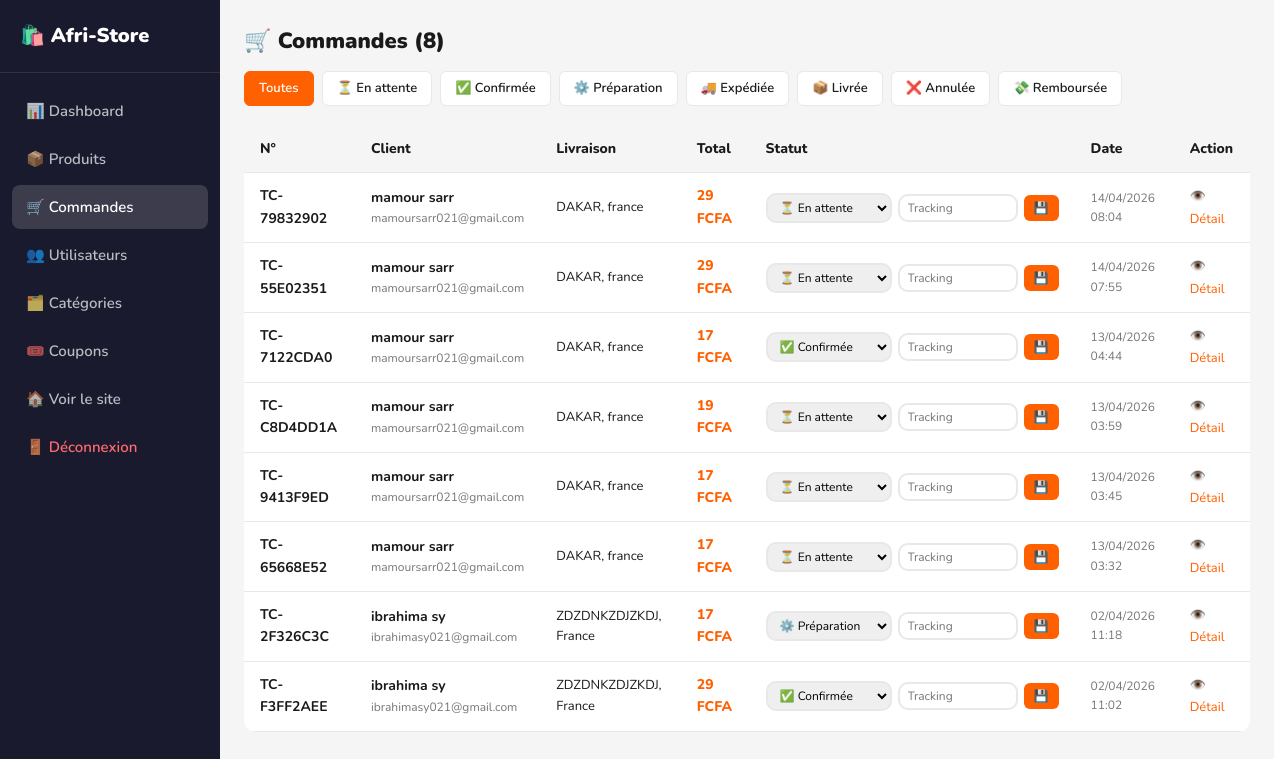
The app's page /admin/orders.php (signed in) with its own data.
### tables this page shows
CREATE TABLE `orders` (
  `id` int(11) NOT NULL AUTO_INCREMENT,
  `order_number` varchar(30) NOT NULL,
  `user_id` int(11) NOT NULL,
  `address_id` int(11) NOT NULL,
  `subtotal` decimal(10,2) NOT NULL,
  `shipping_cost` decimal(10,2) DEFAULT 0.00,
  `discount_amount` decimal(10,2) DEFAULT 0.00,
  `total` decimal(10,2) NOT NULL,
  `coupon_code` varchar(50) DEFAULT NULL,
  `payment_method` varchar(50) DEFAULT 'card',
  `payment_status` enum('pending','paid','failed','refunded') DEFAULT 'pending',
  `order_status` enum('pending','confirmed','processing','shipped','delivered','cancelled','refunded') DEFAULT 'pending',
  `tracking_number` varchar(100) DEFAULT NULL,
  `notes` text DEFAULT NULL,
  `created_at` datetime DEFAULT current_timestamp(),
  `updated_at` datetime DEFAULT current_timestamp() ON UPDATE current_timestamp(),
  PRIMARY KEY (`id`),
  UNIQUE KEY `order_number` (`order_number`),
  KEY `user_id` (`user_id`),
  KEY `address_id` (`address_id`),
  CONSTRAINT `orders_ibfk_1` FOREIGN KEY (`user_id`) REFERENCES `users` (`id`) ON DELETE CASCADE,
  CONSTRAINT `orders_ibfk_2` FOREIGN KEY (`address_id`) REFERENCES `addresses` (`id`) ON DELETE CASCADE
);

CREATE TABLE `users` (
  `id` int(11) NOT NULL AUTO_INCREMENT,
  `name` varchar(100) NOT NULL,
  `email` varchar(150) NOT NULL,
  `password` varchar(255) NOT NULL,
  `avatar` varchar(255) DEFAULT NULL,
  `phone` varchar(30) DEFAULT NULL,
  `role` enum('client','admin') DEFAULT 'client',
  `is_active` tinyint(1) DEFAULT 1,
  `created_at` datetime DEFAULT current_timestamp(),
  `updated_at` datetime DEFAULT current_timestamp() ON UPDATE current_timestamp(),
  PRIMARY KEY (`id`),
  UNIQUE KEY `email` (`email`)
);

CREATE TABLE `addresses` (
  `id` int(11) NOT NULL AUTO_INCREMENT,
  `user_id` int(11) NOT NULL,
  `full_name` varchar(100) NOT NULL,
  `phone` varchar(30) DEFAULT NULL,
  `address_line1` varchar(255) NOT NULL,
  `address_line2` varchar(255) DEFAULT NULL,
  `city` varchar(100) NOT NULL,
  `state` varchar(100) DEFAULT NULL,
  `postal_code` varchar(20) DEFAULT NULL,
  `country` varchar(100) NOT NULL DEFAULT 'France',
  `is_default` tinyint(1) DEFAULT 0,
  `created_at` datetime DEFAULT current_timestamp(),
  PRIMARY KEY (`id`),
  KEY `user_id` (`user_id`),
  CONSTRAINT `addresses_ibfk_1` FOREIGN KEY (`user_id`) REFERENCES `users` (`id`) ON DELETE CASCADE
);

### includes/functions.php (called while the page is built, shortened)
<?php
function h(string $str): string {
    return htmlspecialchars($str, ENT_QUOTES, 'UTF-8');
}
function sanitize(string $str): string {
    return trim(strip_tags($str));
}
function formatPrice(float $price): string {
    return number_format((int)$price, 0, ',', ' ') . ' ' . CURRENCY;
}

### admin/orders.php (the view, shortened to what this page needs)
<?php
require_once __DIR__ . '/../includes/functions.php';
$db = getDB();
$page   = max(1,(int)($_GET['page'] ?? 1));
$limit  = 20;
$offset = ($page-1)*$limit;
$filter = sanitize($_GET['status'] ?? '');
$where  = ['1=1']; $params = [];
$total = $db->prepare("SELECT COUNT(*) FROM orders o WHERE ".implode(' AND ',$where));
$total->execute($params); $total = $total->fetchColumn();
$orders = $db->prepare("
    SELECT o.*, u.name AS user_name, u.email AS user_email, a.city, a.country
    FROM orders o
    JOIN users u ON u.id = o.user_id
    LEFT JOIN addresses a ON a.id = o.address_id
    WHERE ".implode(' AND ',$where)."
    ORDER BY o.created_at DESC LIMIT $limit OFFSET $offset
");
$orders->execute($params);
$orders = $orders->fetchAll();
$allStatuses = ['pending','confirmed','processing','shipped','delivered','cancelled','refunded'];
$statusLabels = ['pending'=>'⏳ En attente','confirmed'=>'✅ Confirmée','processing'=>'⚙️ Préparation','shipped'=>'🚚 Expédiée','delivered'=>'📦 Livrée','cancelled'=>'❌ Annulée','refunded'=>'💸 Remboursée'];
?>
<!DOCTYPE html>
<html lang="fr">
<head>
    <link rel="stylesheet" href="<?= SITE_URL ?>/assets/css/style.css">
</head>
<body>
<div class="admin-layout">
    <aside class="admin-sidebar">
        <div class="admin-logo">🛍️ <?= SITE_NAME ?></div>
        <nav class="admin-menu">
            <a href="<?= SITE_URL ?>/admin/index.php">📊 Dashboard</a>
            <a href="<?= SITE_URL ?>/admin/products.php">📦 Produits</a>
            <a href="<?= SITE_URL ?>/admin/orders.php" style="color:white;background:rgba(255,255,255,.15)">🛒 Commandes</a>
            <a href="<?= SITE_URL ?>/admin/users.php">👥 Utilisateurs</a>
            <a href="<?= SITE_URL ?>/admin/categories.php">🗂️ Catégories</a>
            <a href="<?= SITE_URL ?>/admin/coupons.php">🎟️ Coupons</a>
            <a href="<?= SITE_URL ?>">🏠 Voir le site</a>
            <a href="<?= SITE_URL ?>/api/auth.php?action=logout" style="color:#FF6B6B">🚪 Déconnexion</a>
        </nav>
    </aside>
    <main class="admin-main">
        <div style="display:flex;justify-content:space-between;align-items:center;margin-bottom:20px;flex-wrap:wrap;gap:12px">
            <h1 style="font-size:22px;font-weight:900">🛒 Commandes (<?= $total ?>)</h1>
            <div style="display:flex;gap:8px;flex-wrap:wrap">
                <a href="?" class="sort-btn <?= !$filter?'active':'' ?>">Toutes</a>
                <?php foreach ($allStatuses as $s): ?>
                    <a href="?status=<?= $s ?>" class="sort-btn <?= $filter===$s?'active':'' ?>"><?= $statusLabels[$s] ?></a>
                <?php endforeach; ?>
            </div>
        </div>
        <div class="bg-white rounded" style="overflow:auto">
            <table class="data-table">
                <thead>
                    <tr><th>N°</th><th>Client</th><th>Livraison</th><th>Total</th><th>Statut</th><th>Date</th><th>Action</th></tr>
                </thead>
                <tbody>
                    <?php foreach ($orders as $o): ?>
                    <tr>
                        <td><strong><?= h($o['order_number']) ?></strong></td>
                        <td>
                            <div style="font-weight:700"><?= h($o['user_name']) ?></div>
                            <div style="font-size:12px;color:var(--text-muted)"><?= h($o['user_email']) ?></div>
                        </td>
                        <td style="font-size:13px"><?= h($o['city'] ?? '—') ?>, <?= h($o['country'] ?? '') ?></td>
                        <td style="font-weight:800;color:var(--primary)"><?= formatPrice($o['total']) ?></td>
                        <td>
                            <form method="POST" style="display:flex;gap:6px;align-items:center">
                                <select name="order_status" class="form-control" style="padding:4px 8px;font-size:12px;width:auto">
                                    <?php foreach ($allStatuses as $s): ?>
                                        <option value="<?= $s ?>" <?= $o['order_status']===$s?'selected':'' ?>><?= $statusLabels[$s] ?></option>
                                    <?php endforeach; ?>
                                </select>
                                <input type="text" name="tracking_number" placeholder="Tracking" value="<?= h($o['tracking_number'] ?? '') ?>"
                                       class="form-control" style="padding:4px 8px;font-size:12px;width:120px">
                                <button type="submit" style="background:var(--primary);color:white;padding:5px 10px;border-radius:6px;font-size:12px;white-space:nowrap">💾</button>
                            </form>
                        </td>
                        <td style="font-size:12px;color:var(--text-muted)"><?= date('d/m/Y H:i', strtotime($o['created_at'])) ?></td>
                        <td>
                            <a href="#" style="font-size:13px;color:var(--primary)">👁️ Détail</a>
                        </td>
                    </tr>
                    <?php endforeach; ?>
                </tbody>
            </table>
        </div>
    </main>
</div>
</body>
</html>

### assets/css/style.css (style rules this page uses)
:root { --primary: #FF6000; --primary-dark: #E04F00; --primary-light:#FFF3ED; --secondary: #FF9900; --accent: #FF2D55; --success: #27AE60; --warning: #F39C12; --danger: #E74C3C; --text: #1A1A1A; --text-muted: #777; --border: #E8E8E8; --bg: #F5F5F5; --white: #FFFFFF; --shadow: 0 2px 12px rgba(0,0,0,.09); --radius: 12px; --radius-sm: 8px; --font: 'Nunito', sans-serif; }
*, *::before, *::after { box-sizing: border-box; margin: 0; padding: 0; }
html { scroll-behavior: smooth; }
body { font-family: var(--font); color: var(--text); background: var(--bg); font-size: 15px; line-height: 1.6; }
a { color: inherit; text-decoration: none; }
button { cursor: pointer; font-family: inherit; border: none; }
.form-control { width: 100%; padding: 12px 16px; border: 2px solid var(--border); border-radius: 10px; font-family: inherit; font-size: 15px; transition: border .2s; }
.sort-btn { padding: 6px 14px; border: 1px solid var(--border); border-radius: 6px; font-size: 13px; font-weight: 600; background: white; transition: all .2s; }
.sort-btn:hover, .sort-btn.active { background: var(--primary); color: white; border-color: var(--primary); }
.admin-layout { display: grid; grid-template-columns: 220px 1fr; min-height: 100vh; }
.admin-sidebar { background: #1A1A2E; color: white; padding: 20px 0; }
.admin-logo { padding: 0 20px 20px; font-size: 20px; font-weight: 900; border-bottom: 1px solid rgba(255,255,255,.1); }
.admin-menu { padding: 16px 12px; display: flex; flex-direction: column; gap: 4px; }
.admin-menu a { padding: 10px 14px; border-radius: 8px; color: rgba(255,255,255,.7); font-weight: 600; transition: all .2s; }
.admin-main { padding: 24px; background: var(--bg); }
.data-table { width: 100%; border-collapse: collapse; }
.data-table th, .data-table td { padding: 12px 16px; text-align: left; border-bottom: 1px solid var(--border); font-size: 14px; }
.data-table th { background: var(--bg); font-weight: 800; }
.bg-white { background: white; }
.rounded { border-radius: var(--radius); }

### records on screen
orders: order_number "TC-79832902", user.name "mamour sarr", user.email "mamoursarr021@gmail.com", address.city "DAKAR", address.country "france", total "29 FCFA", order_status "⏳ En attente", created_at "14/04/2026 08:04"
orders: order_number "TC-55E02351", user.name "mamour sarr", user.email "mamoursarr021@gmail.com", address.city "DAKAR", address.country "france", total "29 FCFA", order_status "⏳ En attente", created_at "14/04/2026 07:55"
orders: order_number "TC-7122CDA0", user.name "mamour sarr", user.email "mamoursarr021@gmail.com", address.city "DAKAR", address.country "france", total "17 FCFA", order_status "✅ Confirmée", created_at "13/04/2026 04:44"
orders: order_number "TC-C8D4DD1A", user.name "mamour sarr", user.email "mamoursarr021@gmail.com", address.city "DAKAR", address.country "france", total "19 FCFA", order_status "⏳ En attente", created_at "13/04/2026 03:59"
orders: order_number "TC-9413F9ED", user.name "mamour sarr", user.email "mamoursarr021@gmail.com", address.city "DAKAR", address.country "france", total "17 FCFA", order_status "⏳ En attente", created_at "13/04/2026 03:45"
orders: order_number "TC-65668E52", user.name "mamour sarr", user.email "mamoursarr021@gmail.com", address.city "DAKAR", address.country "france", total "17 FCFA", order_status "⏳ En attente", created_at "13/04/2026 03:32"
orders: order_number "TC-2F326C3C", user.name "ibrahima sy", user.email "ibrahimasy021@gmail.com", address.city "ZDZDNKZDJZKDJ", address.country "France", total "17 FCFA", order_status "⚙️ Préparation", created_at "02/04/2026 11:18"
orders: order_number "TC-F3FF2AEE", user.name "ibrahima sy", user.email "ibrahimasy021@gmail.com", address.city "ZDZDNKZDJZKDJ", address.country "France", total "29 FCFA", order_status "✅ Confirmée", created_at "02/04/2026 11:02"

### other values on screen
SITE_NAME "Afri-Store"
$total "8"
$statusLabels[$s] "⏳ En attente"
$statusLabels[$s] "✅ Confirmée"
$statusLabels[$s] "⚙️ Préparation"
$statusLabels[$s] "🚚 Expédiée"
$statusLabels[$s] "📦 Livrée"
$statusLabels[$s] "❌ Annulée"
$statusLabels[$s] "💸 Remboursée"
